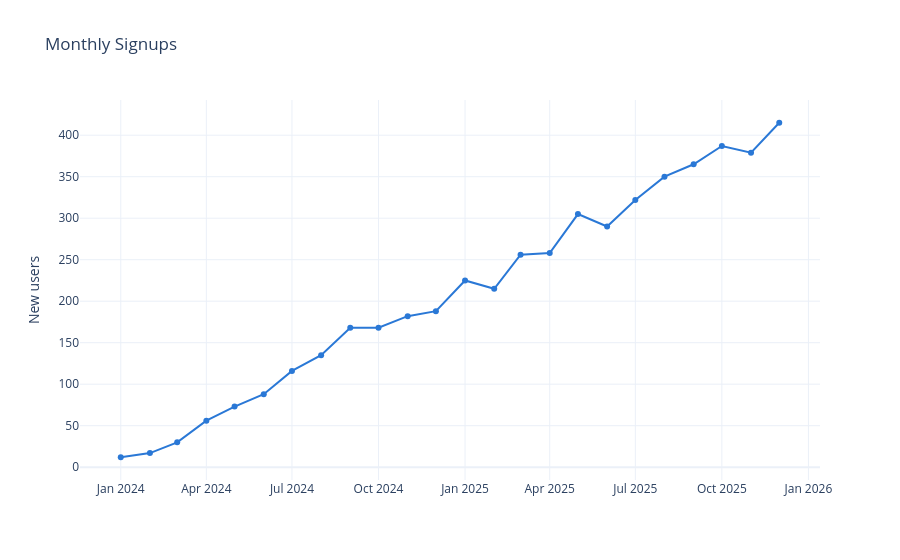

The code cell stored with this chart in its notebook:
### Markdown cell above
## Signup growth & acquisition

### Code cell
signups = pd.read_sql("""
    SELECT DATE_TRUNC('month', signup_date)::DATE AS signup_month, COUNT(*) AS new_users
    FROM users
    GROUP BY signup_month
    ORDER BY signup_month
""", engine)

fig = px.line(
    signups, x="signup_month", y="new_users", markers=True,
    color_discrete_sequence=[CATEGORICAL[0]],
    title="Monthly Signups",
)
fig.update_layout(template="plotly_white", yaxis_title="New users", xaxis_title=None)
fig.show()

### Figure 1 — Plotly figure (JSON) as saved in the notebook; plotly's stock layout.template omitted (floating-point values rounded to 4 significant figures)
{"data": [{"hovertemplate": "signup_month=%{x}<br>new_users=%{y}<extra></extra>", "legendgroup": "", "line": {"color": "#2a78d6", "dash": "solid"}, "marker": {"symbol": "circle"}, "mode": "lines+markers", "name": "", "orientation": "v", "showlegend": false, "type": "scatter", "x": ["2024-01-01", "2024-02-01", "2024-03-01", "2024-04-01", "2024-05-01", "2024-06-01", "2024-07-01", "2024-08-01", "2024-09-01", "2024-10-01", "2024-11-01", "2024-12-01", "2025-01-01", "2025-02-01", "2025-03-01", "2025-04-01", "2025-05-01", "2025-06-01", "2025-07-01", "2025-08-01", "2025-09-01", "2025-10-01", "2025-11-01", "2025-12-01"], "xaxis": "x", "y": [12, 17, 30, 56, 73, 88, 116, 135, 168, 168, 182, 188, 225, 215, 256, 258, 305, 290, 322, 350, 365, 387, 379, 415], "yaxis": "y"}], "layout": {"legend": {"tracegroupgap": 0}, "title": {"text": "Monthly Signups"}, "xaxis": {"anchor": "y", "domain": [0.0, 1.0], "title": {}}, "yaxis": {"anchor": "x", "domain": [0.0, 1.0], "title": {"text": "New users"}}}}
